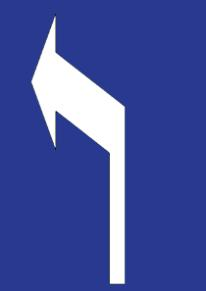
#> input picture detect/Picture/Blue_Left.jpg, 206 x 291 px
$ python __init__.py
#> lines starting #> are read from the running program, lines starting #| are printed output that depends on the picture
### detect/feature.py
import cv2
import numpy as np


class Sift:
    """
    使用SIFT检测图像特征点，效果较好，但是计算量更大，推荐使用
    """
    # [5 lines left out: function __init__, not called in this run]

    def detect_and_compute(self, gray_img):
        self.kp, self.des = self.sift.detectAndCompute(gray_img, None)


class ORB:
    """
    使用ORB检测图像特征点，计算量小，但是效果不如SIFT，不推荐使用
    """
    # [5 lines left out: function __init__, not called in this run]

    def detect_and_compute(self, gray_img):
        self.kp, self.des = self.orb.detectAndCompute(gray_img, None)


class Matcher:
    """
    特征匹配器，用于将两张图片进行特征点匹配
    """
    # [42 lines left out: functions __init__, knn_match, clear_good, not called in this run]


Blue_Left = cv2.imread('Picture/Blue_Left.jpg')
#> Blue_Left is the input picture: shape (291, 206, 3); mean B, G, R 156.9, 81.6, 67.5
gray_Blue_Left = cv2.cvtColor(Blue_Left, cv2.COLOR_BGR2GRAY)
Blue_Right = cv2.imread('Picture/Blue_Right.jpg')
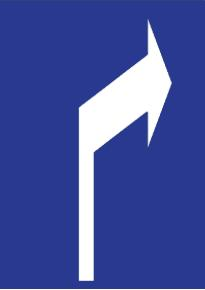
#> input picture detect/Picture/Blue_Right.jpg, 205 x 290 px
#> Blue_Right is the input picture: shape (290, 205, 3); mean B, G, R 157, 81.7, 67.5
gray_Blue_Right = cv2.cvtColor(Blue_Right, cv2.COLOR_BGR2GRAY)
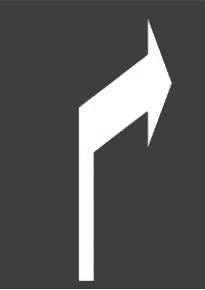
#> gray_Blue_Right: shape (290, 205); min 40, max 255, mean 85.9

Red_Left = cv2.imread('Picture/Red_Left.jpg')
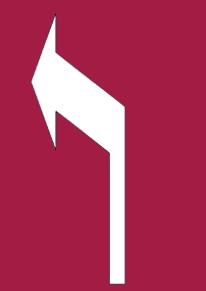
#> input picture detect/Picture/Red_Left.jpg, 206 x 291 px
#> Red_Left is the input picture: shape (291, 206, 3); mean B, G, R 91.1, 56.2, 173.4
gray_Red_Left = cv2.cvtColor(Red_Left, cv2.COLOR_BGR2GRAY)
Red_Right = cv2.imread('Picture/Red_Right.jpg')
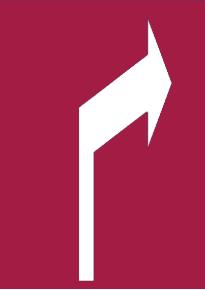
#> input picture detect/Picture/Red_Right.jpg, 205 x 290 px
#> Red_Right is the input picture: shape (290, 205, 3); mean B, G, R 91.1, 56, 173.4
gray_Red_Right = cv2.cvtColor(Red_Right, cv2.COLOR_BGR2GRAY)

Blue_A = cv2.imread('Picture/Blue_A.jpg')
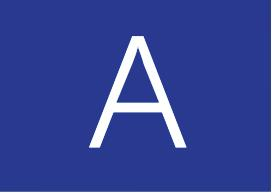
#> input picture detect/Picture/Blue_A.jpg, 272 x 193 px
#> Blue_A is the input picture: shape (193, 272, 3); mean B, G, R 150.1, 69.4, 54
gray_Blue_A = cv2.cvtColor(Blue_A, cv2.COLOR_BGR2GRAY)
Blue_B = cv2.imread('Picture/Blue_B.jpg')
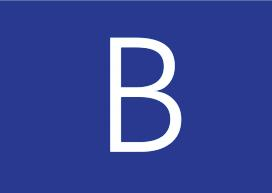
#> input picture detect/Picture/Blue_B.jpg, 272 x 193 px
#> Blue_B is the input picture: shape (193, 272, 3); mean B, G, R 151.2, 70.8, 55.6
gray_Blue_B = cv2.cvtColor(Blue_B, cv2.COLOR_BGR2GRAY)
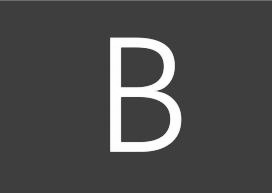
#> gray_Blue_B: shape (193, 272); min 36, max 255, mean 75.3

Red_A = cv2.imread('Picture/Red_A.jpg')
#> (the run stopped early here; a loop or call above may not have finished)
